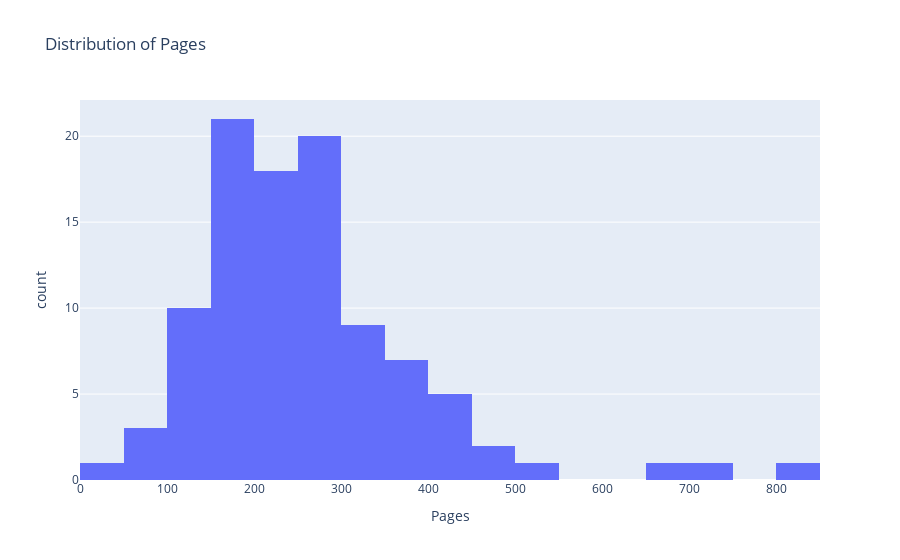

Source (notebook cell):
### Code cell
# Histogram
fig = px.histogram(books, x='Pages', title='Distribution of Pages')
fig.show()

### Figure 1 — Plotly figure (JSON) as saved in the notebook; plotly's stock layout.template omitted (floating-point values rounded to 4 significant figures)
{"data": [{"alignmentgroup": "True", "bingroup": "x", "hovertemplate": "Pages=%{x}<br>count=%{y}<extra></extra>", "legendgroup": "", "marker": {"color": "#636efa", "pattern": {"shape": ""}}, "name": "", "offsetgroup": "", "orientation": "v", "showlegend": false, "type": "histogram", "x": [368, 309, 200, 160, 160, 208, 352, 400, 317, 843, 304, 204, 216, 144, 300, 122, 253, 272, 129, 157, 127, 274, 671, 294, 384, 352, 304, 212, 256, 348, 96, 176, 176, 224, 307, 166, 428, 272, 289, 176, 240, 152, 353, 256, 203, 76, 226, 118, 256, 165, 243, 400, 126, 423, 120, 310, 96, 194, 187, 288, 168, 333, 192, 190, 195, 193, 211, 512, 252, 350, 288, 182, 448, 208, 288, 464, 288, 459, 283, 240, 374, 201, 256, 176, 264, 224, 746, 159, 212, 144, 288, 178, 224, 210, 288, 148, 282, 31, 178, 144], "xaxis": "x", "yaxis": "y"}], "layout": {"barmode": "relative", "legend": {"tracegroupgap": 0}, "title": {"text": "Distribution of Pages"}, "xaxis": {"anchor": "y", "domain": [0, 1], "title": {"text": "Pages"}}, "yaxis": {"anchor": "x", "domain": [0, 1], "title": {"text": "count"}}}}
